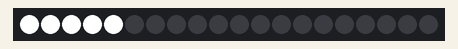
Recording of a sketch running on a simulated Arduino Uno, built with avr-gcc and run on an emulated ATmega328P. On the bench: 20 RGB LEDs in strip order, left to right. Dim RGB values are drawn brighter than linear.

Above: at 0.15 s.
At 36.51 s:
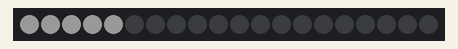

The sketch:

Ard_Neopixel_section_fader.ino
```cpp
#include <Adafruit_NeoPixel.h>

#define PIN            6
#define NUMPIXELS      20

Adafruit_NeoPixel pixels = Adafruit_NeoPixel(NUMPIXELS, PIN, NEO_GRB + NEO_KHZ800);

// The sections needed
/*
  |  Top   |
_  _ _ _ _ _ _  _
L |           | R
E |           | G
F |           | H
T |           | T
_ | _ _ _ _ _ | _
*/


int bottom[2] = {0,4};
int right[2] = {5, 9};
int top[2] = {10, 14};
int left[2] = {15, 19};

const int bot_len = bottom[1] - bottom[0];
const int rht_len = right[1]  - right[0];
const int top_len = top[1]    - top[0];
const int lft_len = left[1]   - left[0];
const int ttl_len = bot_len + rht_len + top_len + lft_len;


int i;


void setup() {
  pixels.begin();

}

void loop() {

all_fade(bottom,true, 1);
all_fade(bottom, false, 1);


}


void all_fade(int strip[2], bool flip, int spd)
{
  if(!flip)
  {
    for(int c=0;c<=255;c++)
    {
     set_all(strip, c, c, c);
     delay(spd);
    }
  }
  else if(flip)
  {
    for(int c=255;c>=0;c--)
    {
       set_all(strip, c, c, c);
       delay(spd);
    }
  }
}


void cross_fade(int strip[2], bool flip, int spd)
{

  int led_range = (strip[1] - strip[0] + 1) ;

  if(!flip)
  {
    for(int c=0;c<=255;c++)
    {
      for(i=strip[0];i<=strip[1];i++)
      {

      pixels.setPixelColor(i, pixels.Color(0,c,c));
      }
      pixels.show();
     delay(spd);
    }
  }
}

void set_all(int strip[2], byte R, byte G, byte B)
{

  for(i=strip[0];i<=strip[1];i++)
  {
   pixels.setPixelColor(i, pixels.Color(R, G, B));
  }
  pixels.show();

}
```
